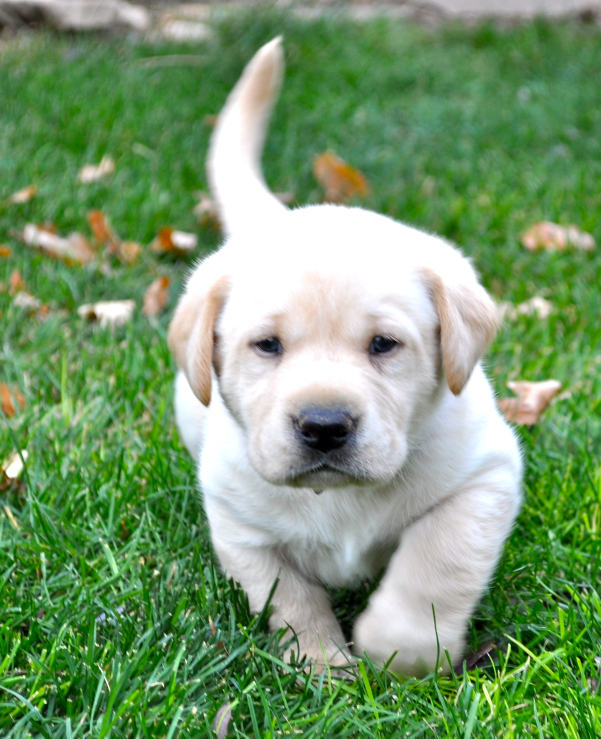
#> input picture GaussianKernel/Cute_puppy.jpg, 1803 x 2215 px (shown at 1/3 size)
$ jupyter execute gaussian_kernel.ipynb
#> lines starting #> are read from the running program, lines starting #| are printed output that depends on the picture
[cell 1]
import numpy as np
import matplotlib.pyplot as plt
from skimage import io
import warnings
warnings.filterwarnings("ignore")
from skimage.transform import resize

[cell 2]
def gaussian_blur(x,kernel_size,var=1):
    m=np.mean(np.arange(kernel_size))
    mean = np.empty((2,1))
    mean.fill(m)

    kernel=np.zeros((kernel_size,kernel_size))

    var_matr=np.array([[var,0],[0,var]])

    for i in range(kernel_size):
        for j in range(kernel_size):
            a=np.array([[i],[j]])
            kernel[i,j] = 1/(2*np.pi*np.linalg.det(np.sqrt(var_matr)))*np.exp(-0.5*(a-mean).T@np.linalg.inv(var_matr)@(a-mean))

    kernel = np.tile(kernel,(x.shape[0],1,1))

    feat_map=np.zeros((x.shape[1]-kernel_size+1,x.shape[2]-kernel_size+1))

    for i in range(x.shape[1]-kernel_size+1):
        for j in range(x.shape[2]-kernel_size+1):
            feat_map[i,j]=np.multiply(x[:,i:i+kernel_size,j:j+kernel_size],kernel).sum()

    return feat_map

x=io.imread("Cute_puppy.jpg")
#> x is the input picture: shape (2215, 1803, 3); mean R, G, B 119.5, 153.1, 109.4
print(x.shape)
#| (2215, 1803, 3)
x=resize(x,(500,500))
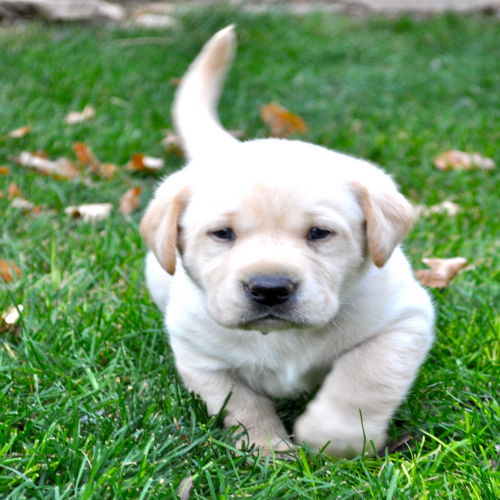
#> x: shape (500, 500, 3) float64; mean R, G, B 0.469, 0.601, 0.429
plt.imshow(x)
plt.show()
x=x.T
x=gaussian_blur(x,kernel_size=100,var=10)
#> after the loop in gaussian_blur, `for i in range(x.shape[1]-kernel_size+1):`:
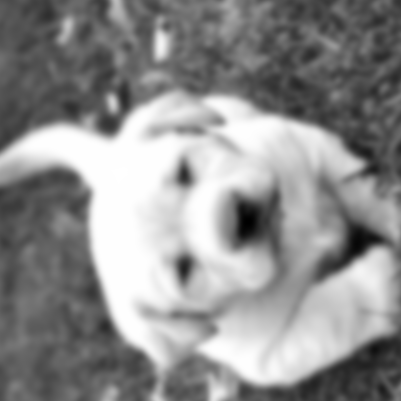
#> feat_map: shape (401, 401) float64; min 0.0205, max 3, mean 1.69; drawn with min black and max white
plt.imshow(x.T)
plt.show()
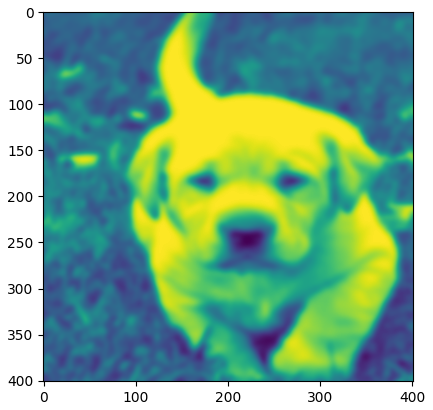
#> figure drawn by matplotlib, 1 panel
